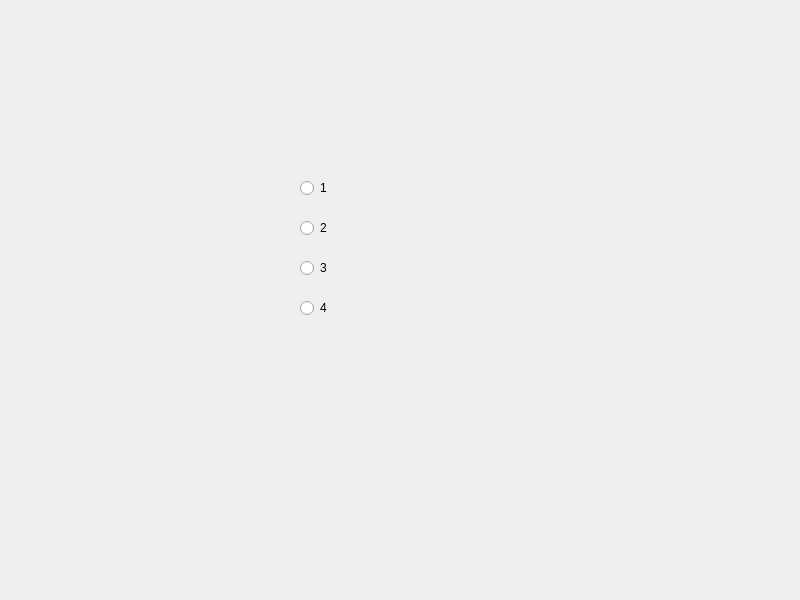
<?xml version="1.0" encoding="UTF-8"?>
<ui version="4.0">
 <class>Widget</class>
 <widget class="QWidget" name="Widget">
  <property name="geometry">
   <rect>
    <x>0</x>
    <y>0</y>
    <width>800</width>
    <height>600</height>
   </rect>
  </property>
  <property name="windowTitle">
   <string>Widget</string>
  </property>
  <widget class="QRadioButton" name="radioButton_1">
   <property name="geometry">
    <rect>
     <x>300</x>
     <y>180</y>
     <width>89</width>
     <height>16</height>
    </rect>
   </property>
   <property name="text">
    <string>1</string>
   </property>
  </widget>
  <widget class="QRadioButton" name="radioButton_3">
   <property name="geometry">
    <rect>
     <x>300</x>
     <y>260</y>
     <width>89</width>
     <height>16</height>
    </rect>
   </property>
   <property name="text">
    <string>3</string>
   </property>
  </widget>
  <widget class="QRadioButton" name="radioButton_2">
   <property name="geometry">
    <rect>
     <x>300</x>
     <y>220</y>
     <width>89</width>
     <height>16</height>
    </rect>
   </property>
   <property name="text">
    <string>2</string>
   </property>
  </widget>
  <widget class="QRadioButton" name="radioButton_4">
   <property name="geometry">
    <rect>
     <x>300</x>
     <y>300</y>
     <width>89</width>
     <height>16</height>
    </rect>
   </property>
   <property name="text">
    <string>4</string>
   </property>
  </widget>
 </widget>
 <resources/>
 <connections/>
</ui>
